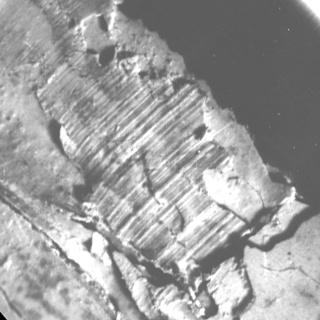
//> input picture Image_Processing/anisotropic_image_segmentation/gst_input.jpg, 320 x 320 px
$ ./generalContours_demo2 ../anisotropic_image_segmentation/gst_input.jpg   (built with g++ and OpenCV 4)
//> lines starting //> are read from the running program, lines starting //| are printed output that depends on the picture; after the words box and inside, x2 and y2 are one past the last pixel; in counts of white or black regions, pixels touching at a corner belong together
#include "opencv2/imgcodecs.hpp"
#include "opencv2/highgui.hpp"
#include "opencv2/imgproc.hpp"
#include <iostream>
using namespace cv;
using namespace std;
Mat src_gray;
int thresh = 100;
RNG rng(12345);
void thresh_callback(int, void*);
int main(int argc, char** argv)
{
    CommandLineParser parser(argc, argv, "{@input | ../../data/stuff.jpg | input image}");
    Mat src = imread(parser.get<String>("@input"));
//> src is the input picture: 320 rows x 320 cols, CV_8UC3; min 0, max 255, mean 158.5
    if (src.empty())
    {
        cout << "Could not open or find the image!\n" << endl;
        cout << "Usage: " << argv[0] << " <Input image>" << endl;
        return -1;
    }
    cvtColor(src, src_gray, COLOR_BGR2GRAY);
    blur(src_gray, src_gray, Size(3, 3));
    const char* source_window = "Source";
    namedWindow(source_window);
    imshow(source_window, src);
    const int max_thresh = 255;
    createTrackbar("Canny thresh:", source_window, &thresh, max_thresh, thresh_callback);
    thresh_callback(0, 0);
    waitKey();
    return 0;
}
void thresh_callback(int, void*)
{
    Mat canny_output;
    Canny(src_gray, canny_output, thresh, thresh * 2);
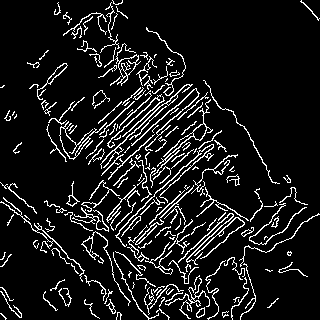
//> canny_output: 320 rows x 320 cols, CV_8UC1; 9.9% white in thin lines or dots
    vector<vector<Point> > contours;
    findContours(canny_output, contours, RETR_TREE, CHAIN_APPROX_SIMPLE, Point(0, 0));
//> contours = 225 contours, 162 with area under 20; largest, box (x1, y1, x2, y2) and area: (115, 43, 141, 86) 300, (152, 99, 213, 176) 224, (118, 55, 139, 76) 188, (100, 84, 193, 169) 158, (0, 197, 85, 282) 148
    vector<RotatedRect> minRect(contours.size());
    vector<RotatedRect> minEllipse(contours.size());
    for (size_t i = 0; i < contours.size(); i++)
    {
        minRect[i] = minAreaRect(contours[i]);
        if (contours[i].size() > 5)
        {
            minEllipse[i] = fitEllipse(contours[i]);
        }
    }
//> after the loop, minRect = 225 RotatedRects (x, y, width, height, angle), first 8: [2.75, 315.8, 1.41, 7.78, -45], [118.6, 315.7, 7.45, 4.51, -78.69], [225.2, 313.8, 6.79, 5.09, -14.04], [162.5, 314.4, 4.99, 14.3, -48.81], [200, 312, 10, 8, -90], [200.5, 312.5, 9.9, 5.66, -45], [187.3, 307.8, 1.49, 5.39, -21.8], [110.6, 306.5, 6.45, 14.64, -29.74]; minEllipse = 225 RotatedRects (x, y, width, height, angle), first 8: [0, 0, 0, 0, 0], [118.4, 316, 4.77, 8.94, 6.38], [224.7, 313.7, 5.09, 7.15, 67.62], [162.3, 315.3, 6.57, 17.14, 132.3], [201, 312.1, 6.65, 13.14, 52.07], [200.6, 312.4, 5.6, 11.19, 48.25], [0, 0, 0, 0, 0], [110.2, 305.3, 5.69, 17.19, 151.5]
    Mat drawing = Mat::zeros(canny_output.size(), CV_8UC3);
    for (size_t i = 0; i < contours.size(); i++)
    {
        Scalar color = Scalar(rng.uniform(0, 256), rng.uniform(0, 256), rng.uniform(0, 256));
        // contour
        drawContours(drawing, contours, (int)i, color);
        // ellipse
        ellipse(drawing, minEllipse[i], color, 2);
        // rotated rectangle
        Point2f rect_points[4];
        minRect[i].points(rect_points);
        for (int j = 0; j < 4; j++)
        {
            line(drawing, rect_points[j], rect_points[(j + 1) % 4], color);
        }
    }
//> this loop made 225 passes
//> rect_points on passes 52, 57: 4 Points (x, y): [83, 250], [83, 250], [83, 250], [83, 250], 4 Points (x, y): [38, 248], [33, 248], [33, 240], [38, 240]
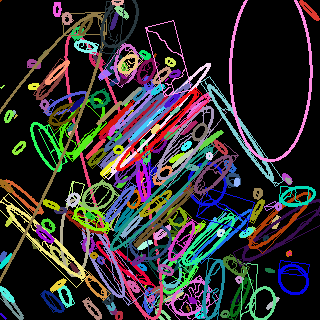
//> drawing: 320 rows x 320 cols, CV_8UC3; mean B, G, R 47.8, 46.7, 49.3
    imshow("Contours", drawing);
}
